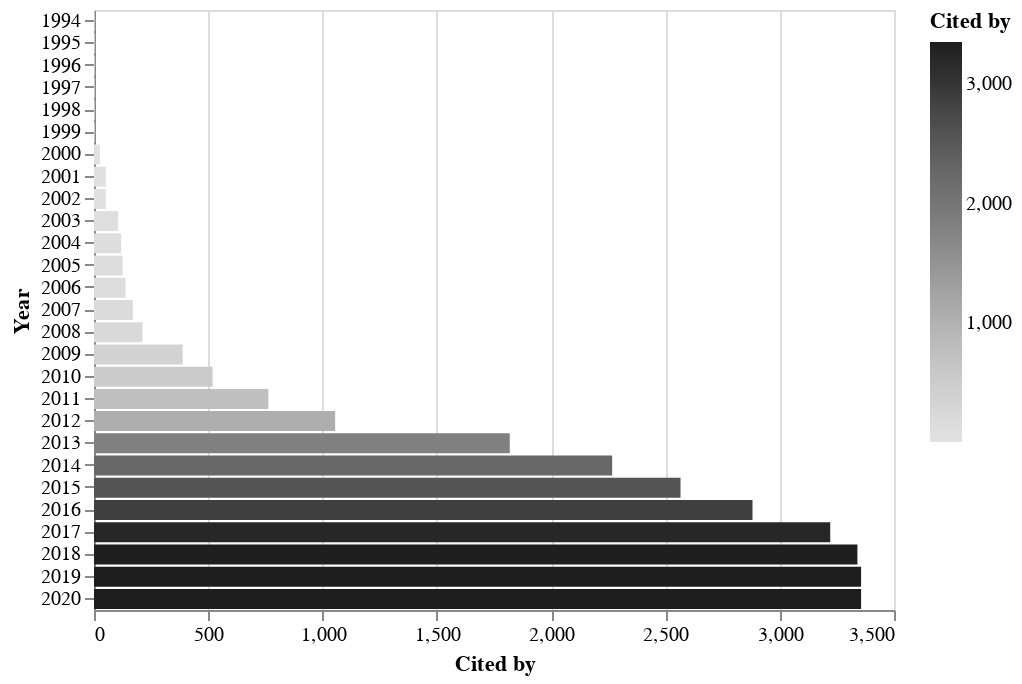

The notebook cell saved with this chart:
### Code cell
rdf.citations_by_year(cumulative=True).barhplot('altair')

### Figure 1 — Vega-Lite specification as saved in the notebook (floating-point values rounded to 4 significant figures)
{"$schema": "https://vega.github.io/schema/vega-lite/v3.4.0.json", "config": {"mark": {"tooltip": null}, "view": {"height": 300, "width": 400}}, "data": {"name": "data-294faa80b26ec3bd7cf88821f935d28e"}, "datasets": {"data-294faa80b26ec3bd7cf88821f935d28e": [{"Cited by": 3, "Year": 1994}, {"Cited by": 3, "Year": 1995}, {"Cited by": 3, "Year": 1996}, {"Cited by": 3, "Year": 1997}, {"Cited by": 3, "Year": 1998}, {"Cited by": 3, "Year": 1999}, {"Cited by": 26, "Year": 2000}, {"Cited by": 52, "Year": 2001}, {"Cited by": 52, "Year": 2002}, {"Cited by": 106, "Year": 2003}, {"Cited by": 119, "Year": 2004}, {"Cited by": 125, "Year": 2005}, {"Cited by": 138, "Year": 2006}, {"Cited by": 170, "Year": 2007}, {"Cited by": 212, "Year": 2008}, {"Cited by": 388, "Year": 2009}, {"Cited by": 519, "Year": 2010}, {"Cited by": 763, "Year": 2011}, {"Cited by": 1055, "Year": 2012}, {"Cited by": 1819, "Year": 2013}, {"Cited by": 2267, "Year": 2014}, {"Cited by": 2566, "Year": 2015}, {"Cited by": 2881, "Year": 2016}, {"Cited by": 3221, "Year": 2017}, {"Cited by": 3340, "Year": 2018}, {"Cited by": 3356, "Year": 2019}, {"Cited by": 3356, "Year": 2020}]}, "encoding": {"color": {"field": "Cited by", "scale": {"scheme": "greys"}, "type": "quantitative"}, "x": {"field": "Cited by", "type": "quantitative"}, "y": {"field": "Year", "sort": {"field": "Cited by:Q"}, "type": "nominal"}}, "mark": "bar"}
